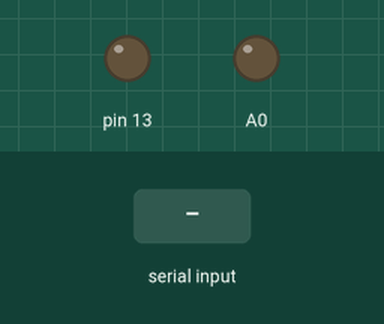
Simulated run of this sketch. Board: Arduino Uno, built with avr-gcc and run on an emulated ATmega328P. Shown: output pins drawn as LEDs (lit = HIGH). The inputs (shaded band) are chosen by the test bench.

Above: at 6.2 s.
6.3 s: "1" received over the second serial link
At 7.5 s:
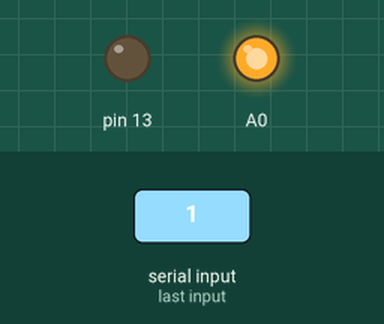
7.8 s: "0" received over the second serial link
At 8.7 s:
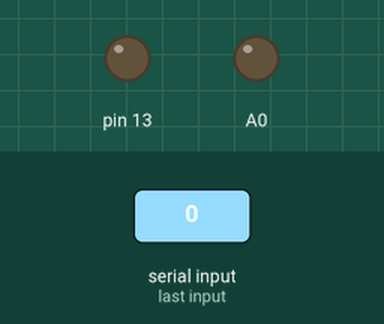
Timing chart, 0 to 10.8 s (numbered marks = the images above; inputs shaded):
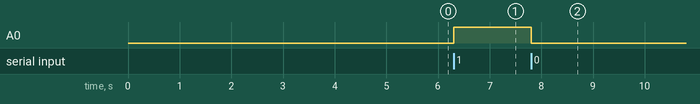

Measured:
- after the input at 6.3 s, A0: LOW → HIGH at once
- after the input at 7.8 s, A0: HIGH → LOW at once

The sketch:

bt_app_with_mutant_fish.ino
```cpp
#include <SoftwareSerial.h>

SoftwareSerial BT(PD0, PD1); // RX, TX  BLUE

char dato;
void setup()

{
    pinMode(A0, OUTPUT);
    digitalWrite(A0, LOW);
    BT.begin(9600); //VELOCIDAD DE COMUNICACION
   pinMode(13,OUTPUT);
  digitalWrite(13,LOW);
  delay(5000);

}

void loop()
{
  if (BT.available())
  {
    dato=BT.read();
    BT.print(dato);
  }

  if(dato=='1')
  {
    digitalWrite(A0,HIGH);
  }

  if(dato=='0')
  {
    digitalWrite(A0,LOW);
  }
} 
```
